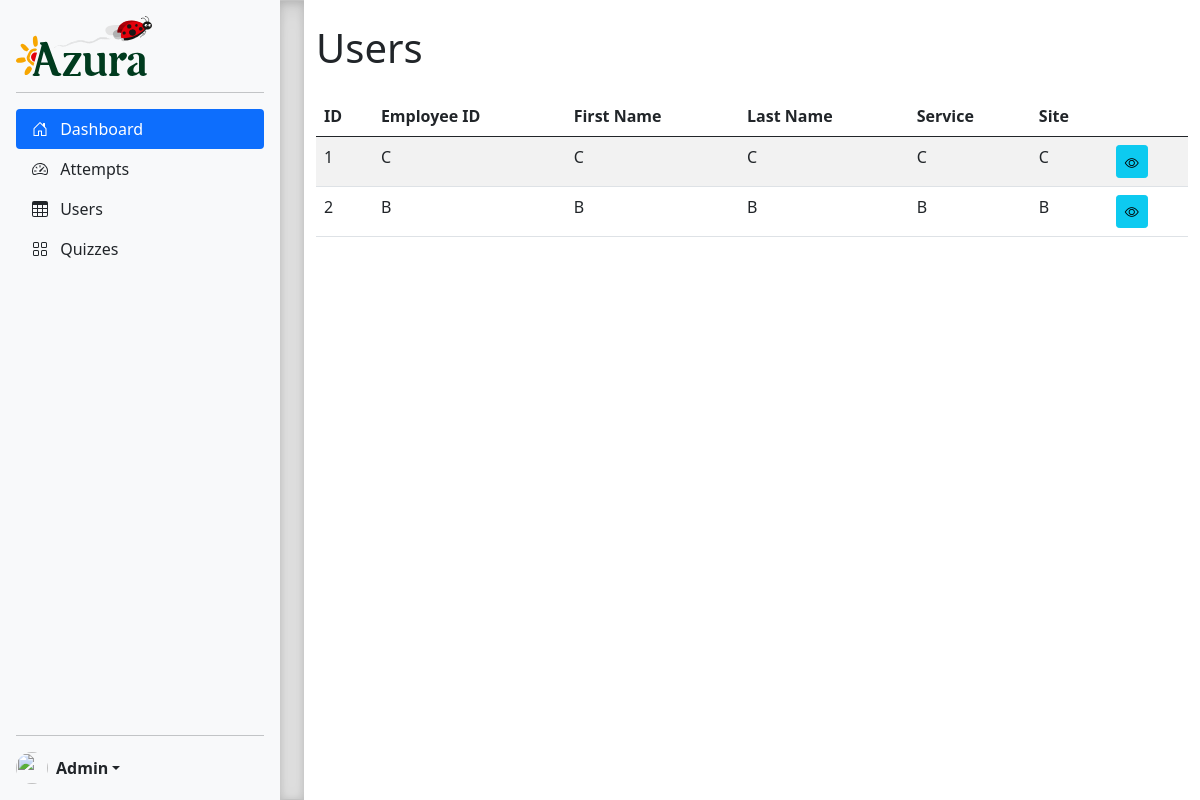
Screenshot of /admin/users with the database file from the repository.
### models.py (models this page shows, shortened)
class User(db.Model, UserMixin):
    __tablename__ = 'Users'
    id = db.Column(db.Integer, primary_key=True, autoincrement=True)
    emp_id = db.Column(db.String, nullable=False)
    cin = db.Column(db.String, nullable=False)
    first_name = db.Column(db.String, nullable=False)
    last_name = db.Column(db.String, nullable=False)
    service = db.Column(db.String, nullable=False)
    site = db.Column(db.String, nullable=False)
    password = db.Column(db.String, nullable=False)

### admin.py (the view)
@admin_bp.route('/users')
def view_users():
    users = User.query.all()
    return render_template('admin/view_users.html', users=users)

### app.py (called while the page is built)
@app.before_request
def set_default_language():
    if 'language' not in session:
        session['language'] = 'fr'

### templates/admin/view_users.html (shortened to what this page needs)
{% extends "admin/sidebar.html" %} {% block title %}Users{% endblock %} {% block
content %}
<div class="container mt-4">
  <h1 class="mb-4">Users</h1>
  <table class="table table-striped">
    <thead>
      <tr>
        <th>ID</th>
        <th>Employee ID</th>
        <th>First Name</th>
        <th>Last Name</th>
        <th>Service</th>
        <th>Site</th>
        <th></th>
      </tr>
    </thead>
    <tbody>
      {% for user in users %}
      <tr>
        <td>{{ user.id }}</td>
        <td>{{ user.emp_id }}</td>
        <td>{{ user.first_name }}</td>
        <td>{{ user.last_name }}</td>
        <td>{{ user.service }}</td>
        <td>{{ user.site }}</td>
        <td>
          <a
            href="#"
            class="btn btn-info btn-sm"
            data-bs-toggle="modal"
            data-bs-target="#userModal{{ user.id }}"
            ><i class="bi bi-eye"></i
          ></a>
        </td>
      </tr>
      {% endfor %}
    </tbody>
  </table>
</div>
{% endblock %}

### static/css/sidebars.css (style rules this page uses)
body { min-height: 100vh; min-height: -webkit-fill-available; }
html { height: -webkit-fill-available; }
.bi { vertical-align: -.125em; pointer-events: none; fill: currentColor; }

### rows the page displays
User: id "1", emp_id "C", first_name "C", last_name "C", service "C", site "C"
User: id "2", emp_id "B", first_name "B", last_name "B", service "B", site "B"
